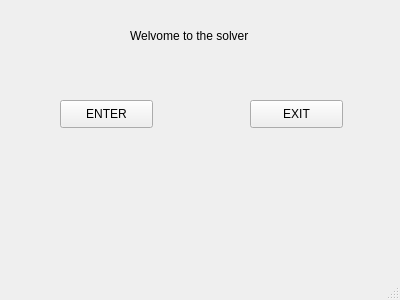
<?xml version="1.0" encoding="UTF-8"?>
<ui version="4.0">
 <class>MainWindow</class>
 <widget class="QMainWindow" name="MainWindow">
  <property name="geometry">
   <rect>
    <x>0</x>
    <y>0</y>
    <width>400</width>
    <height>300</height>
   </rect>
  </property>
  <property name="windowTitle">
   <string>MainWindow</string>
  </property>
  <widget class="QWidget" name="centralWidget">
   <widget class="QPushButton" name="EnterButton">
    <property name="geometry">
     <rect>
      <x>60</x>
      <y>100</y>
      <width>93</width>
      <height>28</height>
     </rect>
    </property>
    <property name="text">
     <string>ENTER</string>
    </property>
   </widget>
   <widget class="QPushButton" name="ExitButton">
    <property name="geometry">
     <rect>
      <x>250</x>
      <y>100</y>
      <width>93</width>
      <height>28</height>
     </rect>
    </property>
    <property name="text">
     <string>EXIT</string>
    </property>
   </widget>
   <widget class="QLabel" name="label">
    <property name="geometry">
     <rect>
      <x>130</x>
      <y>20</y>
      <width>151</width>
      <height>31</height>
     </rect>
    </property>
    <property name="text">
     <string>Welvome to the solver</string>
    </property>
   </widget>
  </widget>
  <widget class="QStatusBar" name="statusBar"/>
 </widget>
 <layoutdefault spacing="6" margin="11"/>
 <resources/>
 <connections>
  <connection>
   <sender>ExitButton</sender>
   <signal>clicked()</signal>
   <receiver>MainWindow</receiver>
   <slot>close()</slot>
   <hints>
    <hint type="sourcelabel">
     <x>289</x>
     <y>117</y>
    </hint>
    <hint type="destinationlabel">
     <x>291</x>
     <y>180</y>
    </hint>
   </hints>
  </connection>
 </connections>
</ui>
